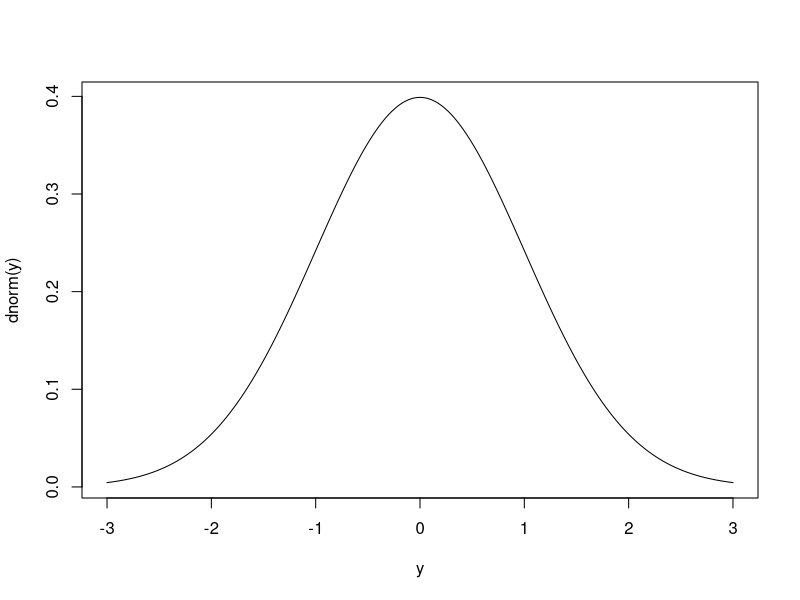
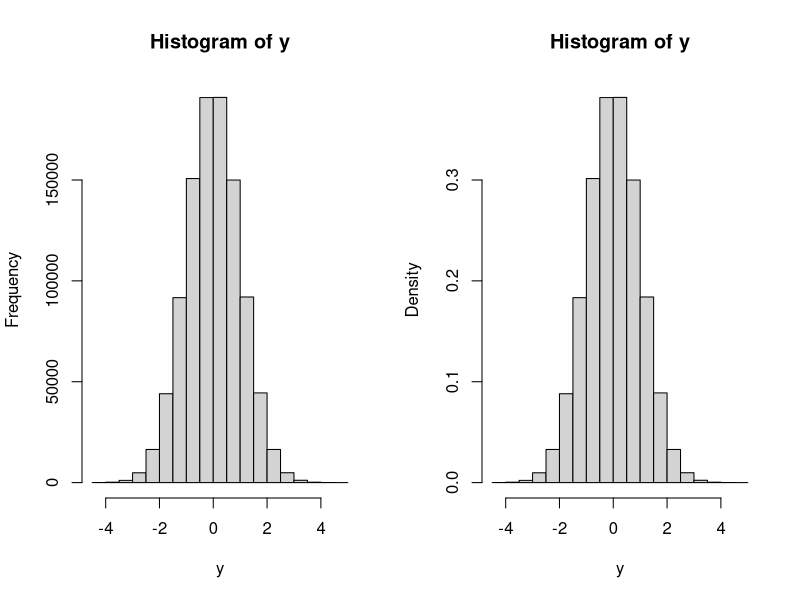
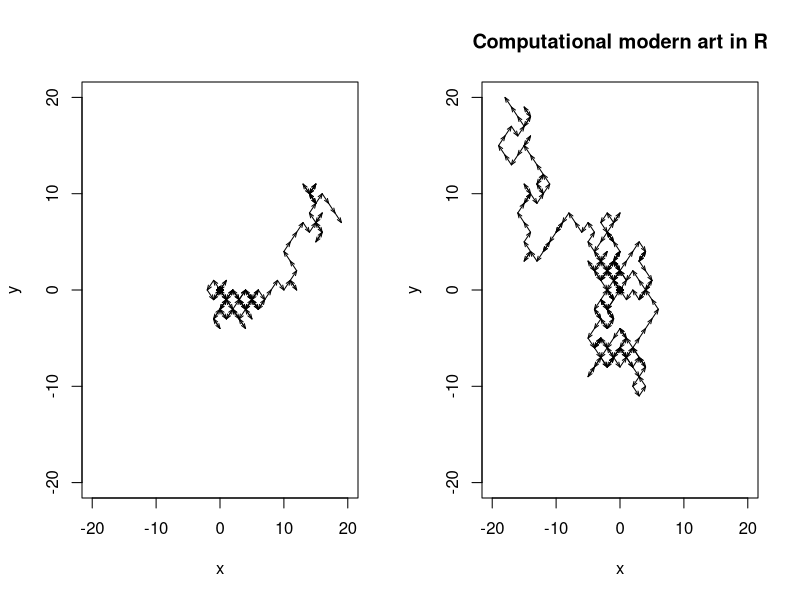

Recreate these plots in R, in order.
## ---- chunk 1
y <- seq(-3, 3, length = 300)
par(mfrow = c(1, 1))
plot(y, dnorm(y), type = "l")

pnorm(-2)

pnorm(-1.96)

qnorm(0.975)

n <- 1e+06
y <- rnorm(n)

# empirical analogs of the distributional quantities above
par(mfrow = c(1, 2))
hist(y)
hist(y, probability = TRUE)

mean(y)

mean(y <= -2)
# sum(y <= -2)/n

sort(y)[round(0.975 * n)]
# empirical 97.5th percentile

## ---- chunk 2
x = 4
y = 7
if (x > 3 && y < 5) {
   print("success")
   print("doing some stuff")
} else {
   print("failure")
   print("doing something different")
}
## ---- chunk 3
nSteps <- 100
track <- matrix(NA, nr = nSteps, nc = 2)
track[1, ] <- c(0, 0)
bound <- 20
plot(track[1, 1], track[1, 2], xlim = c(-bound, bound), ylim =
              c(-bound, bound), pch = 16, xlab = "x", ylab = "y")
for (it in 2:nSteps) {
    track[it, ] <- track[it - 1, ] + sample(c(-1, 1), 2, replace = TRUE)
    arrows(track[it - 1, 1], track[it - 1, 2], track[it, 1], track[it, 2], 
                    length = 0.05, angle = 20)
}
## ---- chunk 4
maxSteps <- 1000
track <- matrix(NA, nr = maxSteps, nc = 2)
track[1, ] <- c(0, 0)
bound <- 20
plot(track[1, 1], track[1, 2], xlim = c(-bound, bound), ylim = c(-bound, bound), 
              pch = 16, xlab = "x", ylab = "y")
it <- 1
while (max(abs(track[it, ])) < bound && it < maxSteps) {
      it <- it + 1
      track[it, ] <- track[it - 1, ] + sample(c(-1, 1), 2, replace = TRUE)
      arrows(track[it - 1, 1], track[it - 1, 2], track[it, 1], track[it, 2], 
                      length = 0.05, angle = 20)
}
title(main = "Computational modern art in R")
